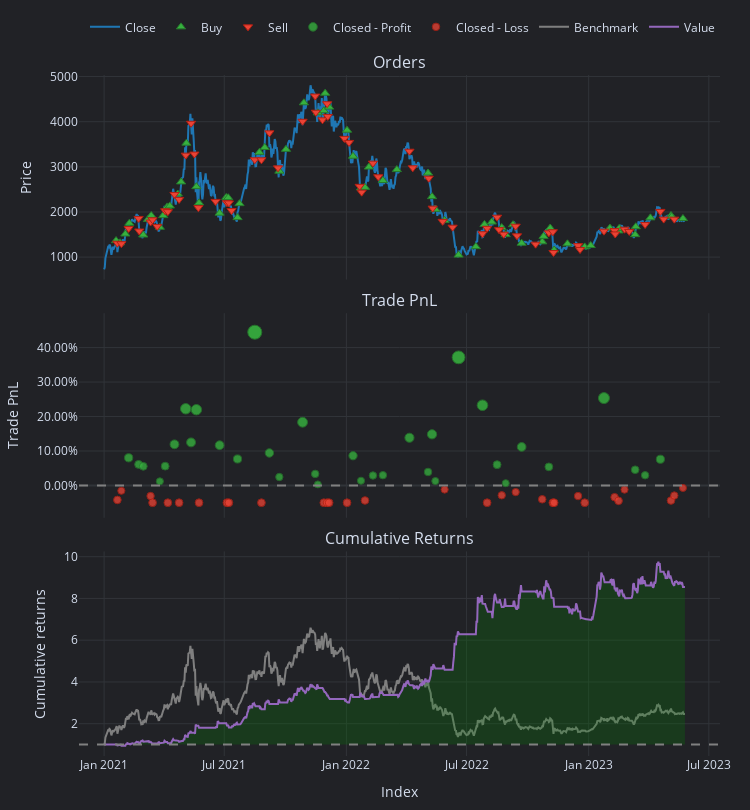

The notebook cell this image was saved under:
### Markdown cell above
## Sometimes the following cell crashes the kernel if so read below

### Code cell
pf = vbt.Portfolio.from_signals(
    eth['Close'],
    entries = entries,
    exits = exits,
    short_entries = short_entries,
    short_exits = short_exits,
    freq = '1D',
    # tp_stop=0.1,
    # tsl_th = 0.10,
    tsl_stop=0.05,
    # sl_stop=0.10,

)
pf.stats()
pf.plot().show()

### Figure 1 — Plotly figure (JSON) as saved in the notebook; plotly's stock layout.template omitted (floating-point values rounded to 4 significant figures; data arrays with more than 128 entries replaced by an {"elided": "..."} marker saying what was removed)
{"data": [{"legendgroup": "0", "line": {"color": "#1f77b4"}, "mode": "lines", "name": "Close", "showlegend": true, "type": "scatter", "uid": "e5da9eb7-c9ce-405a-a461-07b59aa5a4fc", "x": {"elided": "876 str values"}, "xaxis": "x", "y": {"elided": "876 float values"}, "yaxis": "y"}, {"customdata": {"elided": "65x9 mixed values"}, "hovertemplate": "<br>Order Id: %{customdata[0]}\n<br>Signal Index: %{customdata[1]}\n<br>Creation Index: %{customdata[2]}\n<br>Fill Index: %{customdata[3]}\n<br>Size: %{customdata[4]:,}\n<br>Price: %{customdata[5]:,}\n<br>Fees: %{customdata[6]:,}\n<br>Type: %{customdata[7]}\n<br>Stop Type: %{customdata[8]}", "marker": {"color": "#37B13F", "line": {"color": "rgb(38,123,44)", "width": 1}, "size": 8, "symbol": "triangle-up"}, "mode": "markers", "name": "Buy", "type": "scatter", "uid": "93aaf10e-11d5-41eb-bc91-0a6f9596a0ac", "x": ["2021-01-19T00:00:00+00:00", "2021-01-25T00:00:00+00:00", "2021-02-02T00:00:00+00:00", "2021-02-08T00:00:00+00:00", "2021-03-01T00:00:00+00:00", "2021-03-08T00:00:00+00:00", "2021-03-13T00:00:00+00:00", "2021-03-26T00:00:00+00:00", "2021-03-31T00:00:00+00:00", "2021-04-06T00:00:00+00:00", "2021-04-10T00:00:00+00:00", "2021-04-22T00:00:00+00:00", "2021-04-27T00:00:00+00:00", "2021-05-05T00:00:00+00:00", "2021-05-20T00:00:00+00:00", "2021-05-24T00:00:00+00:00", "2021-06-24T00:00:00+00:00", "2021-07-04T00:00:00+00:00", "2021-07-07T00:00:00+00:00", "2021-07-21T00:00:00+00:00", "2021-07-24T00:00:00+00:00", "2021-08-23T00:00:00+00:00", "2021-08-31T00:00:00+00:00", "2021-09-22T00:00:00+00:00", "2021-10-02T00:00:00+00:00", "2021-10-29T00:00:00+00:00", "2021-11-19T00:00:00+00:00", "2021-11-28T00:00:00+00:00", "2021-11-30T00:00:00+00:00", "2021-12-06T00:00:00+00:00", "2022-01-02T00:00:00+00:00", "2022-01-11T00:00:00+00:00", "2022-01-23T00:00:00+00:00", "2022-01-29T00:00:00+00:00", "2022-02-04T00:00:00+00:00", "2022-02-25T00:00:00+00:00", "2022-03-18T00:00:00+00:00", "2022-05-04T00:00:00+00:00", "2022-05-10T00:00:00+00:00", "2022-05-15T00:00:00+00:00", "2022-05-29T00:00:00+00:00", "2022-06-19T00:00:00+00:00", "2022-07-15T00:00:00+00:00", "2022-07-28T00:00:00+00:00", "2022-08-08T00:00:00+00:00", "2022-08-23T00:00:00+00:00", "2022-08-29T00:00:00+00:00", "2022-09-09T00:00:00+00:00", "2022-09-22T00:00:00+00:00", "2022-10-23T00:00:00+00:00", "2022-10-25T00:00:00+00:00", "2022-11-04T00:00:00+00:00", "2022-11-10T00:00:00+00:00", "2022-11-30T00:00:00+00:00", "2022-12-26T00:00:00+00:00", "2023-01-04T00:00:00+00:00", "2023-02-02T00:00:00+00:00", "2023-02-15T00:00:00+00:00", "2023-02-16T00:00:00+00:00", "2023-03-12T00:00:00+00:00", "2023-03-13T00:00:00+00:00", "2023-04-04T00:00:00+00:00", "2023-05-05T00:00:00+00:00", "2023-05-06T00:00:00+00:00", "2023-05-23T00:00:00+00:00"], "xaxis": "x", "y": [1365.0, 1318.0, 1512.0, 1750.0, 1490.0, 1833.0, 1922.0, 1661.0, 1919.0, 2112.0, 2133.0, 2398.0, 2666.0, 3524.0, 2561.0, 2201.0, 1973.0, 2323.0, 2317.0, 1875.0, 2185.0, 3321.0, 3429.0, 2904.0, 3388.0, 4419.0, 4197.0, 4243.0, 4630.0, 4323.0, 3812.0, 3235.0, 2533.0, 2545.0, 2995.0, 2696.0, 2939.0, 2863.0, 2340.0, 2058.0, 1814.0, 1045.0, 1231.0, 1725.0, 1777.0, 1655.0, 1498.0, 1718.0, 1308.0, 1339.0, 1460.0, 1645.0, 1158.0, 1294.0, 1226.0, 1257.0, 1643.0, 1581.0, 1638.0, 1498.0, 1673.0, 1870.0, 1922.0, 1896.0, 1854.0], "yaxis": "y"}, {"customdata": {"elided": "64x9 mixed values"}, "hovertemplate": "<br>Order Id: %{customdata[0]}\n<br>Signal Index: %{customdata[1]}\n<br>Creation Index: %{customdata[2]}\n<br>Fill Index: %{customdata[3]}\n<br>Size: %{customdata[4]:,}\n<br>Price: %{customdata[5]:,}\n<br>Fees: %{customdata[6]:,}\n<br>Type: %{customdata[7]}\n<br>Stop Type: %{customdata[8]}", "marker": {"color": "#EA4335", "line": {"color": "rgb(181,31,18)", "width": 1}, "size": 8, "symbol": "triangle-down"}, "mode": "markers", "name": "Sell", "type": "scatter", "uid": "40ce881f-960e-4c5e-853c-a017802612d6", "x": ["2021-01-21T00:00:00+00:00", "2021-01-27T00:00:00+00:00", "2021-02-07T00:00:00+00:00", "2021-02-22T00:00:00+00:00", "2021-02-23T00:00:00+00:00", "2021-03-12T00:00:00+00:00", "2021-03-15T00:00:00+00:00", "2021-03-22T00:00:00+00:00", "2021-04-03T00:00:00+00:00", "2021-04-07T00:00:00+00:00", "2021-04-17T00:00:00+00:00", "2021-04-24T00:00:00+00:00", "2021-05-04T00:00:00+00:00", "2021-05-12T00:00:00+00:00", "2021-05-17T00:00:00+00:00", "2021-05-23T00:00:00+00:00", "2021-06-18T00:00:00+00:00", "2021-07-05T00:00:00+00:00", "2021-07-08T00:00:00+00:00", "2021-07-12T00:00:00+00:00", "2021-08-16T00:00:00+00:00", "2021-08-26T00:00:00+00:00", "2021-09-07T00:00:00+00:00", "2021-09-20T00:00:00+00:00", "2021-10-27T00:00:00+00:00", "2021-11-15T00:00:00+00:00", "2021-11-16T00:00:00+00:00", "2021-11-26T00:00:00+00:00", "2021-12-03T00:00:00+00:00", "2021-12-04T00:00:00+00:00", "2021-12-29T00:00:00+00:00", "2022-01-05T00:00:00+00:00", "2022-01-21T00:00:00+00:00", "2022-01-24T00:00:00+00:00", "2022-02-10T00:00:00+00:00", "2022-02-18T00:00:00+00:00", "2022-04-06T00:00:00+00:00", "2022-04-11T00:00:00+00:00", "2022-05-05T00:00:00+00:00", "2022-05-11T00:00:00+00:00", "2022-05-26T00:00:00+00:00", "2022-06-10T00:00:00+00:00", "2022-07-25T00:00:00+00:00", "2022-08-01T00:00:00+00:00", "2022-08-16T00:00:00+00:00", "2022-08-19T00:00:00+00:00", "2022-08-26T00:00:00+00:00", "2022-09-13T00:00:00+00:00", "2022-09-15T00:00:00+00:00", "2022-10-13T00:00:00+00:00", "2022-11-02T00:00:00+00:00", "2022-11-08T00:00:00+00:00", "2022-11-09T00:00:00+00:00", "2022-12-16T00:00:00+00:00", "2022-12-19T00:00:00+00:00", "2023-01-24T00:00:00+00:00", "2023-02-09T00:00:00+00:00", "2023-02-10T00:00:00+00:00", "2023-02-24T00:00:00+00:00", "2023-03-03T00:00:00+00:00", "2023-03-27T00:00:00+00:00", "2023-04-19T00:00:00+00:00", "2023-04-24T00:00:00+00:00", "2023-05-10T00:00:00+00:00"], "xaxis": "x", "y": [1308.0, 1298.0, 1633.0, 1857.0, 1578.0, 1777.0, 1826.0, 1681.0, 2027.0, 2007.0, 2388.0, 2278.0, 3259.0, 3965.0, 3283.0, 2096.0, 2234.0, 2207.0, 2201.0, 2032.0, 3156.0, 3155.0, 3753.0, 2977.0, 4009.0, 4568.0, 4210.0, 4041.0, 4399.0, 4117.0, 3630.0, 3541.0, 2568.0, 2439.0, 3082.0, 2779.0, 3346.0, 2980.0, 2748.0, 2085.0, 1792.0, 1663.0, 1518.0, 1638.0, 1884.0, 1609.0, 1508.0, 1685.0, 1473.0, 1287.0, 1539.0, 1563.0, 1103.0, 1255.0, 1168.0, 1576.0, 1587.0, 1513.0, 1618.0, 1569.0, 1723.0, 2013.0, 1842.0, 1841.0], "yaxis": "y"}, {"customdata": {"elided": "35x5 mixed values"}, "hovertemplate": "<br>Exit Trade Id: %{customdata[0]}\n<br>Position Id: %{customdata[1]}\n<br>Exit Index: %{customdata[2]}\n<br>PnL: %{customdata[3]:,}\n<br>Return: %{customdata[4]:,%}", "marker": {"color": "#37B13F", "line": {"color": "rgb(38,123,44)", "width": 1}, "opacity": [0.7762, 0.7697, 0.7678, 0.753, 0.768, 0.7895, 0.8246, 0.7914, 0.8236, 0.7886, 0.7751, 0.9, 0.781, 0.7573, 0.8113, 0.7604, 0.75, 0.7783, 0.7536, 0.7588, 0.7591, 0.796, 0.7623, 0.7994, 0.7533, 0.8752, 0.828, 0.7695, 0.7512, 0.7869, 0.7673, 0.8351, 0.7645, 0.759, 0.7748], "size": [8.224, 7.921, 7.833, 7.14, 7.84, 8.845, 10.48, 8.933, 10.44, 8.802, 8.17, 14, 8.447, 7.34, 9.86, 7.484, 7, 8.319, 7.169, 7.41, 7.425, 9.146, 7.572, 9.305, 7.154, 12.84, 10.64, 7.908, 7.057, 8.724, 7.807, 10.97, 7.675, 7.421, 8.158], "symbol": "circle"}, "mode": "markers", "name": "Closed - Profit", "type": "scatter", "uid": "d43c8b7d-b19d-47b3-9e8e-58464310e268", "x": ["2021-02-07T00:00:00+00:00", "2021-02-22T00:00:00+00:00", "2021-03-01T00:00:00+00:00", "2021-03-26T00:00:00+00:00", "2021-04-03T00:00:00+00:00", "2021-04-17T00:00:00+00:00", "2021-05-04T00:00:00+00:00", "2021-05-12T00:00:00+00:00", "2021-05-20T00:00:00+00:00", "2021-06-24T00:00:00+00:00", "2021-07-21T00:00:00+00:00", "2021-08-16T00:00:00+00:00", "2021-09-07T00:00:00+00:00", "2021-09-22T00:00:00+00:00", "2021-10-27T00:00:00+00:00", "2021-11-15T00:00:00+00:00", "2021-11-19T00:00:00+00:00", "2022-01-11T00:00:00+00:00", "2022-01-23T00:00:00+00:00", "2022-02-10T00:00:00+00:00", "2022-02-25T00:00:00+00:00", "2022-04-06T00:00:00+00:00", "2022-05-04T00:00:00+00:00", "2022-05-10T00:00:00+00:00", "2022-05-15T00:00:00+00:00", "2022-06-19T00:00:00+00:00", "2022-07-25T00:00:00+00:00", "2022-08-16T00:00:00+00:00", "2022-08-29T00:00:00+00:00", "2022-09-22T00:00:00+00:00", "2022-11-02T00:00:00+00:00", "2023-01-24T00:00:00+00:00", "2023-03-12T00:00:00+00:00", "2023-03-27T00:00:00+00:00", "2023-04-19T00:00:00+00:00"], "xaxis": "x2", "y": [0.08027, 0.06119, 0.05561, 0.01192, 0.05608, 0.1195, 0.2226, 0.125, 0.2198, 0.1168, 0.07691, 0.4447, 0.09436, 0.02455, 0.1835, 0.03365, 0.003092, 0.08632, 0.01377, 0.02897, 0.02988, 0.1385, 0.03918, 0.1485, 0.01283, 0.3717, 0.2327, 0.06039, 0.006685, 0.1118, 0.054, 0.2536, 0.04568, 0.02967, 0.07612], "yaxis": "y2"}, {"customdata": {"elided": "30x5 mixed values"}, "hovertemplate": "<br>Exit Trade Id: %{customdata[0]}\n<br>Position Id: %{customdata[1]}\n<br>Exit Index: %{customdata[2]}\n<br>PnL: %{customdata[3]:,}\n<br>Return: %{customdata[4]:,%}", "marker": {"color": "#EA4335", "line": {"color": "rgb(181,31,18)", "width": 1}, "opacity": [0.7632, 0.7542, 0.7594, 0.7659, 0.7659, 0.7659, 0.7659, 0.7659, 0.7659, 0.7659, 0.7659, 0.7659, 0.7659, 0.7659, 0.7637, 0.753, 0.7659, 0.7586, 0.7554, 0.7626, 0.7659, 0.7659, 0.7594, 0.7659, 0.7605, 0.7641, 0.753, 0.7638, 0.7589, 0.7514], "size": [7.615, 7.194, 7.437, 7.744, 7.744, 7.744, 7.744, 7.744, 7.744, 7.744, 7.744, 7.744, 7.744, 7.744, 7.641, 7.14, 7.744, 7.403, 7.254, 7.586, 7.744, 7.744, 7.438, 7.744, 7.488, 7.658, 7.142, 7.643, 7.415, 7.065], "symbol": "circle"}, "mode": "markers", "name": "Closed - Loss", "type": "scatter", "uid": "bbc94def-1471-4898-afa3-759a1d389ef9", "x": ["2021-01-21T00:00:00+00:00", "2021-01-27T00:00:00+00:00", "2021-03-12T00:00:00+00:00", "2021-03-15T00:00:00+00:00", "2021-04-07T00:00:00+00:00", "2021-04-24T00:00:00+00:00", "2021-05-24T00:00:00+00:00", "2021-07-05T00:00:00+00:00", "2021-07-08T00:00:00+00:00", "2021-08-26T00:00:00+00:00", "2021-11-28T00:00:00+00:00", "2021-12-03T00:00:00+00:00", "2021-12-06T00:00:00+00:00", "2022-01-02T00:00:00+00:00", "2022-01-29T00:00:00+00:00", "2022-05-29T00:00:00+00:00", "2022-08-01T00:00:00+00:00", "2022-08-23T00:00:00+00:00", "2022-09-13T00:00:00+00:00", "2022-10-23T00:00:00+00:00", "2022-11-08T00:00:00+00:00", "2022-11-10T00:00:00+00:00", "2022-12-16T00:00:00+00:00", "2022-12-26T00:00:00+00:00", "2023-02-09T00:00:00+00:00", "2023-02-15T00:00:00+00:00", "2023-02-24T00:00:00+00:00", "2023-05-05T00:00:00+00:00", "2023-05-10T00:00:00+00:00", "2023-05-23T00:00:00+00:00"], "xaxis": "x2", "y": [-0.04191, -0.01533, -0.03065, -0.05, -0.05, -0.05, -0.05, -0.05, -0.05, -0.05, -0.05, -0.05, -0.05, -0.05, -0.04353, -0.01194, -0.05, -0.02848, -0.0191, -0.04008, -0.05, -0.05, -0.03075, -0.05, -0.03386, -0.04457, -0.01205, -0.04367, -0.02926, -0.007176], "yaxis": "y2"}, {"legendgroup": "1", "line": {"color": "#7f7f7f"}, "mode": "lines", "name": "Benchmark", "showlegend": true, "type": "scatter", "uid": "152716ff-ca31-4146-aedd-c984ab4424ff", "x": {"elided": "876 str values"}, "xaxis": "x3", "y": {"elided": "876 float values"}, "yaxis": "y3"}, {"hoverinfo": "skip", "line": {"color": "rgba(0, 0, 0, 0)", "width": 0}, "mode": "lines", "opacity": 0, "showlegend": false, "type": "scatter", "uid": "0f0b9aad-6b90-4ef4-8059-959bb9a062cd", "x": {"elided": "876 str values"}, "xaxis": "x3", "y": {"elided": "876 int values"}, "yaxis": "y3"}, {"connectgaps": false, "fill": "tonexty", "fillcolor": "rgba(0, 128, 0, 0.25)", "hoverinfo": "skip", "line": {"color": "rgba(0, 0, 0, 0)", "width": 0}, "mode": "lines", "opacity": 0, "showlegend": false, "type": "scatter", "uid": "08c96e99-93b0-412f-82ab-fd01350018c1", "x": {"elided": "876 str values"}, "xaxis": "x3", "y": {"elided": "876 float values"}, "yaxis": "y3"}, {"hoverinfo": "skip", "line": {"color": "rgba(0, 0, 0, 0)", "width": 0}, "mode": "lines", "opacity": 0, "showlegend": false, "type": "scatter", "uid": "d6d4dcfc-08c0-48e8-8007-1ccdb5f1c86c", "x": {"elided": "876 str values"}, "xaxis": "x3", "y": {"elided": "876 int values"}, "yaxis": "y3"}, {"connectgaps": false, "fill": "tonexty", "fillcolor": "rgba(255, 0, 0, 0.25)", "hoverinfo": "skip", "line": {"color": "rgba(0, 0, 0, 0)", "width": 0}, "mode": "lines", "opacity": 0, "showlegend": false, "type": "scatter", "uid": "dd0af00c-8dbc-4b02-8e7e-5844e1516056", "x": {"elided": "876 str values"}, "xaxis": "x3", "y": {"elided": "876 float values"}, "yaxis": "y3"}, {"legendgroup": "2", "line": {"color": "#9467bd"}, "mode": "lines", "name": "Value", "showlegend": true, "type": "scatter", "uid": "438b8ace-7793-4711-855f-2123da254c51", "x": {"elided": "876 str values"}, "xaxis": "x3", "y": {"elided": "876 float values"}, "yaxis": "y3"}, {"hoverinfo": "skip", "line": {"color": "rgba(0, 0, 0, 0)", "width": 0}, "mode": "lines", "opacity": 0, "showlegend": false, "type": "scatter", "uid": "1d8bdabd-b186-46b1-9c00-91e9a920aed0", "x": {"elided": "876 str values"}, "xaxis": "x3", "y": {"elided": "876 int values"}, "yaxis": "y3"}], "layout": {"annotations": [{"font": {"size": 16}, "showarrow": false, "text": "Orders", "x": 0.5, "xanchor": "center", "xref": "paper", "y": 1, "yanchor": "bottom", "yref": "paper"}, {"font": {"size": 16}, "showarrow": false, "text": "Trade PnL", "x": 0.5, "xanchor": "center", "xref": "paper", "y": 0.6502, "yanchor": "bottom", "yref": "paper"}, {"font": {"size": 16}, "showarrow": false, "text": "Cumulative Returns", "x": 0.5, "xanchor": "center", "xref": "paper", "y": 0.3004, "yanchor": "bottom", "yref": "paper"}], "height": 810, "legend": {"orientation": "h", "traceorder": "normal", "x": 1, "xanchor": "right", "y": 1.049, "yanchor": "bottom"}, "margin": {"b": 30, "l": 30, "r": 30, "t": 30}, "shapes": [{"line": {"color": "gray", "dash": "dash"}, "type": "line", "x0": 0, "x1": 1, "xref": "paper", "y0": 0, "y1": 0, "yref": "y2"}, {"line": {"color": "gray", "dash": "dash"}, "type": "line", "x0": 0, "x1": 1, "xref": "paper", "y0": 1, "y1": 1, "yref": "y3"}], "showlegend": true, "width": 750, "xaxis": {"anchor": "y", "domain": [0, 1], "matches": "x3", "showticklabels": false}, "xaxis2": {"anchor": "y2", "domain": [0, 1], "matches": "x3", "showticklabels": false}, "xaxis3": {"anchor": "y3", "domain": [0, 1], "title": {"text": "Index"}}, "yaxis": {"anchor": "x", "domain": [0.6996, 1], "title": {"text": "Price"}}, "yaxis2": {"anchor": "x2", "domain": [0.3498, 0.6502], "tickformat": ".2%", "title": {"text": "Trade PnL"}}, "yaxis3": {"anchor": "x3", "domain": [0, 0.3004], "title": {"text": "Cumulative returns"}}}}
